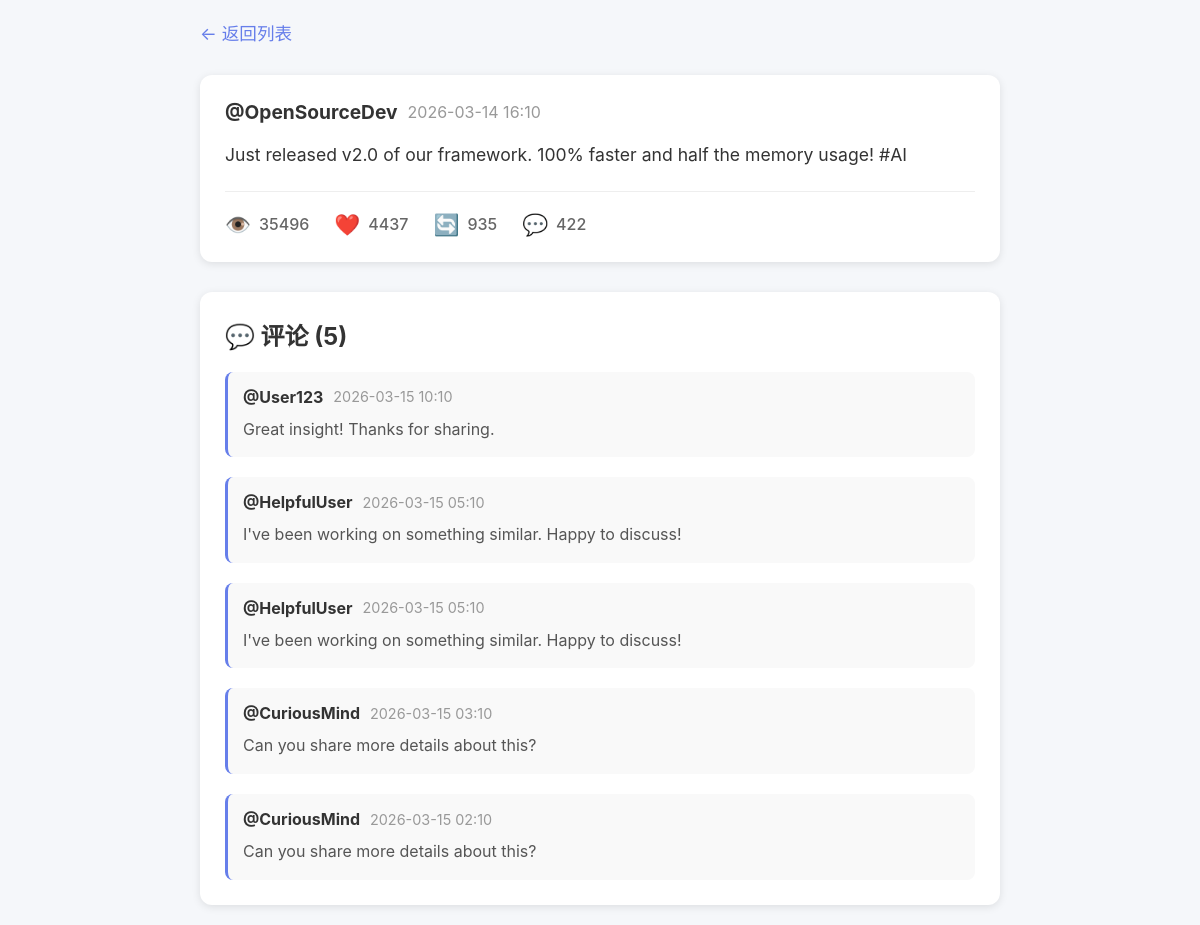
/post/trending_98_8eb1e73a, run on the app's committed database.
### tables this page shows
CREATE TABLE posts (
                id TEXT PRIMARY KEY,
                author_id TEXT,
                author_username TEXT,
                text TEXT,
                created_at TIMESTAMP,
                metrics_impressions INTEGER,
                metrics_likes INTEGER,
                metrics_retweets INTEGER,
                metrics_replies INTEGER,
                category TEXT,
                crawled_at TIMESTAMP DEFAULT CURRENT_TIMESTAMP
            );

CREATE TABLE comments (
                id TEXT PRIMARY KEY,
                post_id TEXT,
                author_id TEXT,
                author_username TEXT,
                text TEXT,
                created_at TIMESTAMP,
                crawled_at TIMESTAMP DEFAULT CURRENT_TIMESTAMP,
                FOREIGN KEY (post_id) REFERENCES posts(id)
            );

### scripts/web_app.py (the view)
@app.route('/post/<post_id>')
def post_detail(post_id):
    conn = get_db_connection()
    post = conn.execute('SELECT * FROM posts WHERE id = ?', (post_id,)).fetchone()
    if not post:
        conn.close()
        return "Post not found", 404
    comments = conn.execute('''
        SELECT * FROM comments
        WHERE post_id = ?
        ORDER BY created_at DESC
    ''', (post_id,)).fetchall()
    conn.close()
    post_dict = dict(post)
    post_dict['created_at'] = datetime.fromisoformat(post['created_at']).strftime("%Y-%m-%d %H:%M")
    comments_list = []
    for comment in comments:
        comment_dict = dict(comment)
        comment_dict['created_at'] = datetime.fromisoformat(comment['created_at']).strftime("%Y-%m-%d %H:%M")
        comments_list.append(comment_dict)
    return render_template('post_detail.html', post=post_dict, comments=comments_list)

### scripts/web_app.py (called while the page is built)
def get_db_connection():
    conn = sqlite3.connect(DB_PATH)
    conn.row_factory = sqlite3.Row
    return conn

### assets/templates/post_detail.html (shortened to what this page needs)
<!DOCTYPE html>
<html lang="zh-CN">
<head>
</head>
<body>
    <div class="container">
        <div class="header">
            <a href="/posts/{{ post.category }}" class="back-link">← 返回列表</a>
        </div>
        <div class="post-card">
            <div class="post-header">
                <span class="author">@{{ post.author_username }}</span>
                <span class="time">{{ post.created_at }}</span>
            </div>
            <div class="post-content">{{ post.text }}</div>
            <div class="post-stats">
                <div class="stat-item">
                    <span class="icon">👁️</span>
                    <span class="value">{{ post.metrics_impressions }}</span>
                </div>
                <div class="stat-item">
                    <span class="icon">❤️</span>
                    <span class="value">{{ post.metrics_likes }}</span>
                </div>
                <div class="stat-item">
                    <span class="icon">🔄</span>
                    <span class="value">{{ post.metrics_retweets }}</span>
                </div>
                <div class="stat-item">
                    <span class="icon">💬</span>
                    <span class="value">{{ post.metrics_replies }}</span>
                </div>
            </div>
        </div>
        <div class="comments-section">
            <h2>💬 评论 ({{ comments|length }})</h2>
            {% if comments %}
            <div class="comments-list">
                {% for comment in comments %}
                <div class="comment-card">
                    <div class="comment-header">
                        <span class="author">@{{ comment.author_username }}</span>
                        <span class="time">{{ comment.created_at }}</span>
                    </div>
                    <div class="comment-content">{{ comment.text }}</div>
                </div>
                {% endfor %}
            </div>
            {% else %}
            <div class="empty-comments">
                <p>暂无评论</p>
            </div>
            {% endif %}
        </div>
    </div>
</body>
</html>

### assets/templates/post_detail.html (style rules this page uses)
* { margin: 0; padding: 0; box-sizing: border-box; }
body { font-family: -apple-system, BlinkMacSystemFont, 'Segoe UI', Roboto, 'Helvetica Neue', Arial, sans-serif; background: #f5f7fa; padding: 20px; }
.container { max-width: 800px; margin: 0 auto; }
.header { margin-bottom: 30px; }
.back-link { color: #667eea; text-decoration: none; font-size: 1.1em; }
.post-card { background: white; border-radius: 12px; padding: 25px; box-shadow: 0 2px 8px rgba(0,0,0,0.1); margin-bottom: 30px; }
.post-header { display: flex; align-items: center; margin-bottom: 15px; }
.post-header .author { font-weight: bold; font-size: 1.2em; color: #333; margin-right: 10px; }
.post-header .time { color: #999; }
.post-content { color: #333; line-height: 1.8; margin-bottom: 20px; white-space: pre-wrap; word-wrap: break-word; font-size: 1.1em; }
.post-stats { display: flex; gap: 25px; color: #666; padding-top: 20px; border-top: 1px solid #eee; }
.stat-item { display: flex; align-items: center; gap: 8px; }
.stat-item .icon { font-size: 1.3em; }
.stat-item .value { font-weight: 500; }
.comments-section { background: white; border-radius: 12px; padding: 25px; box-shadow: 0 2px 8px rgba(0,0,0,0.1); }
.comments-section h2 { font-size: 1.5em; margin-bottom: 20px; color: #333; }
.comments-list { display: flex; flex-direction: column; gap: 20px; }
.comment-card { padding: 15px; border-left: 3px solid #667eea; background: #f9f9f9; border-radius: 8px; }
.comment-header { display: flex; align-items: center; margin-bottom: 10px; }
.comment-header .author { font-weight: bold; color: #333; margin-right: 10px; }
.comment-header .time { color: #999; font-size: 0.9em; }
.comment-content { color: #555; line-height: 1.6; white-space: pre-wrap; word-wrap: break-word; }

### data on the page
posts: author_username "OpenSourceDev", created_at "2026-03-14 16:10", text "Just released v2.0 of our framework. 100% faster and half the memory usage! #AI", metrics_impressions "35496", metrics_likes "4437", metrics_retweets "935", metrics_replies "422"
comments: author_username "User123", created_at "2026-03-15 10:10", text "Great insight! Thanks for sharing."
comments: author_username "HelpfulUser", created_at "2026-03-15 05:10", text "I've been working on something similar. Happy to discuss!"
comments: author_username "HelpfulUser", created_at "2026-03-15 05:10", text "I've been working on something similar. Happy to discuss!"
comments: author_username "CuriousMind", created_at "2026-03-15 03:10", text "Can you share more details about this?"
comments: author_username "CuriousMind", created_at "2026-03-15 02:10", text "Can you share more details about this?"

### other printed values
{{ comments|length }} "5"
